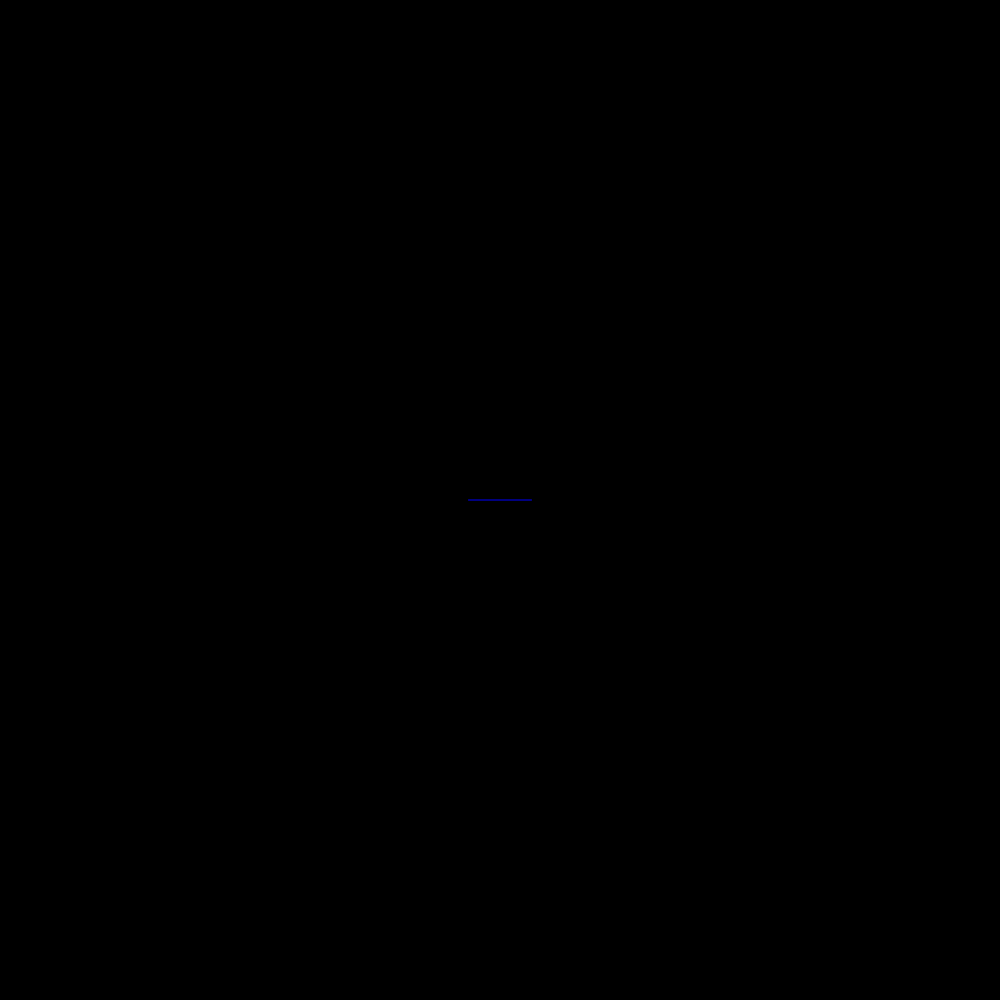
Frame 1 (no input)
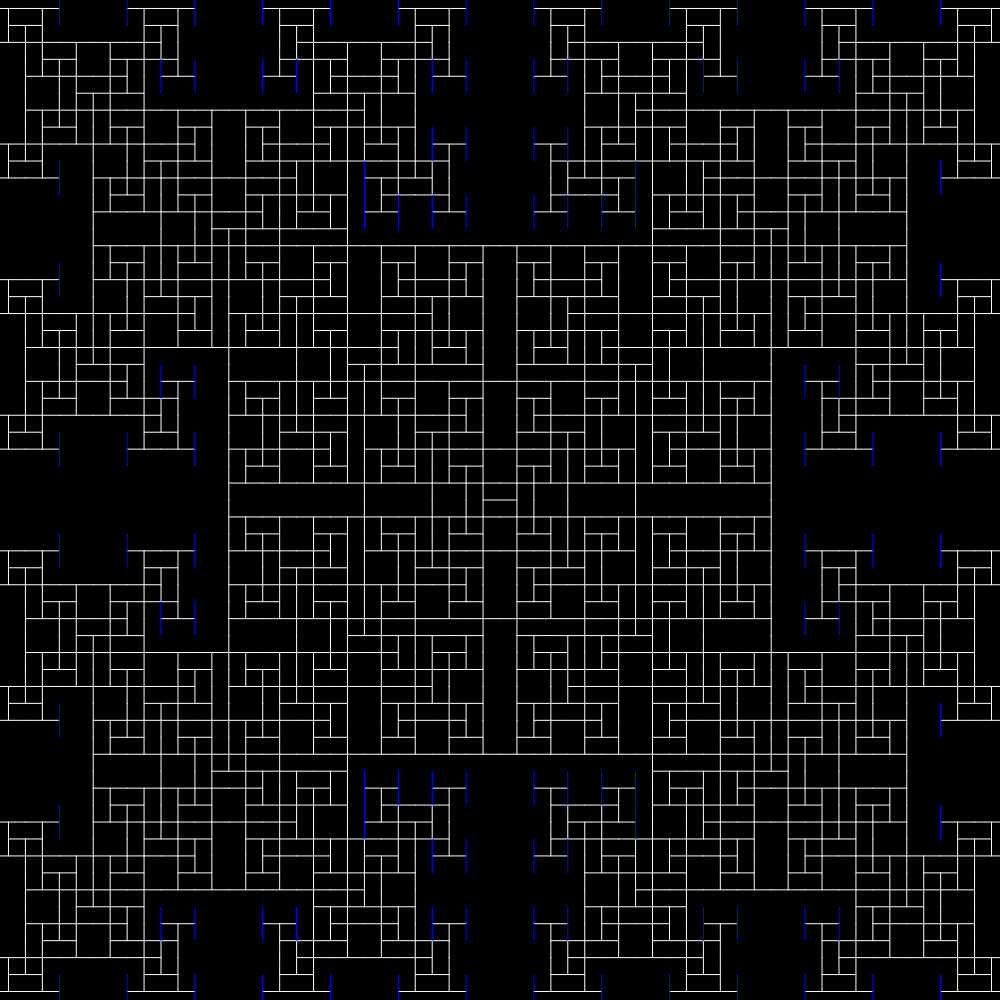
Frame 60 (no input)
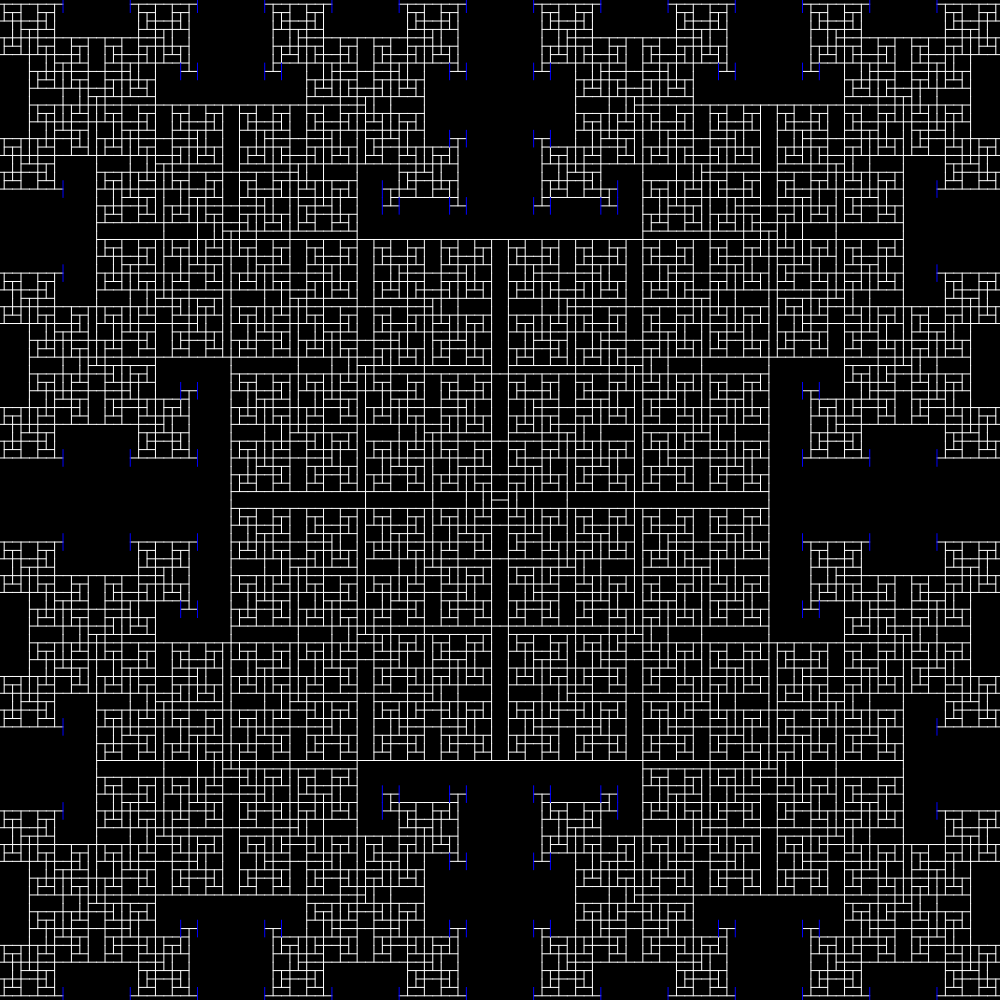
Frame 120 (the mouse pressed at the canvas centre since frame 60)

The p5.js sketch that drew these frames (run headless with seeded random() and noise() and a simulated clock; from frame 60 on, the mouse is pressed at the canvas centre):

// p5.js sketch
// ── sketch.js
/**
 * implement Omar Pol's fractal toothpick sequence
 *
 * paper - https://oeis.org/A139250
 * generator - https://oeis.org/A139250/a139250.anim.html
 * numerphile - https://www.youtube.com/watch?v=_UtCli1SgjI
 */
const LEN = 63

let minX, maxX

let picks = []

function setup() {
  createCanvas(windowHeight, windowHeight)
  minX = -width / 2
  maxX = width / 2
  picks.push(new Toothpick(0, 0, 1))
}

function draw() {
  background(0)
  translate(width / 2, height / 2)

  let next = []
  let factor = width / (maxX - minX)
  scale(factor)

  for (let t of picks) {
    t.show(factor)

    minX = min(t.ax, minX)
    maxX = max(t.ax, maxX)

    if (t.newPick) {
      let nextA = t.creation(picks, true)
      let nextB = t.creation(picks, false)
      if (nextA !== null) {
        next.push(nextA)
      }
      if (nextB !== null) {
        next.push(nextB)
      }
      t.newPick = false
    }
  }

  picks = picks.concat(next)

  if (frameCount % 150 === 0) {
    result.innerHTML = picks.length + ' toothpicks used in ' + frameCount + ' steps'
    noLoop()
  }
}

// ── toothpick.js
class Toothpick {
  constructor (x, y, dir) {
    this.dir = dir
    this.newPick = true

    this.ax = (this.dir === 1) ? x - LEN / 2 : x
    this.bx = (this.dir === 1) ? x + LEN / 2 : x
    this.ay = (this.dir === 1) ? y : y - LEN / 2
    this.by = (this.dir === 1) ? y : y + LEN / 2
  }

  intersects (x, y) {
    return ((this.ax === x && this.ay === y) || (this.bx === x && this.by === y))
  }

  creation (others, type) {
    let available = true
    for (let other of others) {
      if (type && other !== this && other.intersects(this.ax, this.ay)) {
        available = false
        break
      }
      if (!type && other !== this && other.intersects(this.bx, this.by)) {
        available = false
        break
      }
    }

    if (type && available) {
      return new Toothpick(this.ax, this.ay, this.dir * -1)
    }

    if (!type && available) {
      return new Toothpick(this.bx, this.by, this.dir * -1)
    }

    return null
  }

  show (factor) {
    stroke(255)
    if (this.newPick) {
      stroke(0, 0, 255)
    }
    // As it grows, the line gets thiner
    strokeWeight(1 / factor)
    line(this.ax, this.ay, this.bx, this.by)
  }
}
